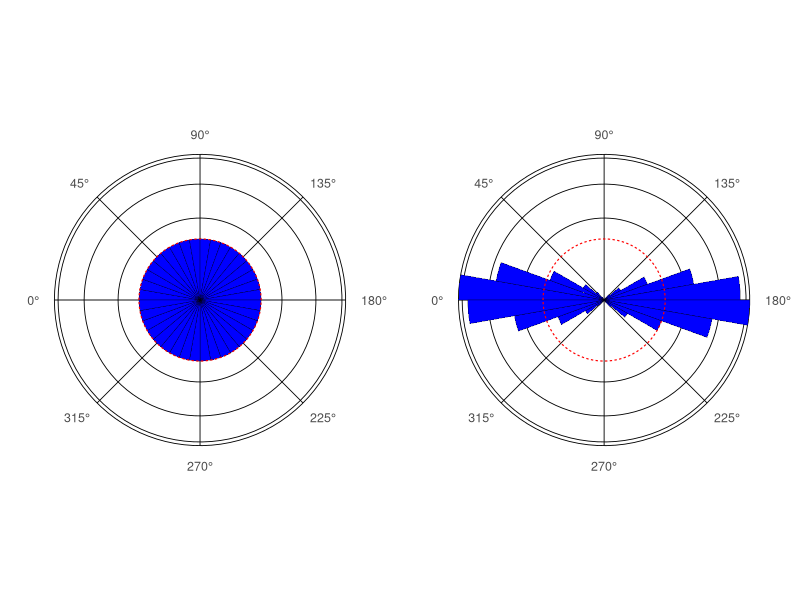

This chart was generated by the following R code:
# Hyphal tip orientation selection based on the model of Edelstein-Keshet & Ermentrout (1989)
# Tracks:
#  n(theta)   = density of tips in direction theta
#  rho(theta) = hyphal length in direction theta
# With branching angle (phi) <~16.8° anastomosis/removal of transverse tips outpaces branching and tips align

library(ggplot2) # For polar plot support

# Parameters (from Edelstein-Keshet & Ermentrout 1989 Fig. 4)
params <- list(
  alpha = 1.2,   # branch rate
  beta  = 5.0,   # anastomosis rate
  gamma = 0.2,   # death rate
  v     = 1.0    # growth rate
)

# Split orientation into N angles around circle
N      <- 180
theta  <- seq(0, 2 * pi, length.out = N + 1)
theta  <- theta[-length(theta)]
dtheta <- theta[2] - theta[1]

# Integration settings
t_end   <- 70
dt      <- 0.001
perturb <- 0.01 # 1% perturbation

# Collision kernel K(theta) proportional to |sin(theta)| (Eq. 17)
# Scaled so each row adds to 1 (Eq. 31b)
# Branches at right angles most likely to fuse
Kmat <- abs(sin(outer(theta, theta, "-")))
Kmat <- Kmat / sum(Kmat[1, ])

# Solve Eqs. 22a-b from a slightly perturbed equilibrium
run <- function(phi) {
  alpha <- params$alpha
  beta  <- params$beta
  gamma <- params$gamma
  v     <- params$v
  
  # Calculate equilibrium/uniform steady state (Eq. 22a-b with dn/dt = drho/dt = 0)
  rho_bar <- alpha / beta
  n_bar   <- gamma * alpha / (v * beta)
  
  shift <- as.integer(round(phi / dtheta)) %% N
  
  # Indices for n(theta - phi) and n(theta + phi)
  idx       <- seq_len(N)
  idx_minus <- ((idx - shift - 1) %% N) + 1
  idx_plus  <- ((idx + shift - 1) %% N) + 1
  
  rho <- rep(rho_bar, N)
  n   <- rep(n_bar, N) + perturb * n_bar * rnorm(N)
  
  for (step in seq_len(round(t_end / dt))) {
    # Branching: parent tip at theta disappears, two new tips at theta +/- phi (Eq. 12)
    branch_term <- alpha * (n[idx_minus] - n + n[idx_plus])
    
    # Anastomosis: tips fuse with branches weighted by kernel K (more likely when perpendicular)
    conv_rho    <- as.vector(Kmat %*% rho)
    cross_term  <- beta * n * conv_rho
    
    # Rate of change (Eqs. 22a-b)
    dn_dt   <- branch_term - cross_term
    drho_dt <- v * n - gamma * rho
    
    n   <- n   + dt * dn_dt
    rho <- rho + dt * drho_dt
    
    # Densities can't go negative
    n   <- pmax(n, 0)
    rho <- pmax(rho, 0)
  }
  n
}

# Run with small and large branching angles
phi_small <- 0.10
phi_large <- 0.40
set.seed(0)
results <- lapply(c(small = phi_small, large = phi_large), run)

# Bin tip densities for plot
bin_deg <- 10

bin_angles <- function(r) {
  theta_deg   <- theta * 180 / pi
  bin_breaks  <- seq(0, 360, by = bin_deg)
  bin_centers <- bin_breaks[-length(bin_breaks)] + bin_deg / 2
  bin_idx     <- cut(theta_deg, breaks = bin_breaks,
                     labels = FALSE, include.lowest = TRUE, right = FALSE)
  bin_idx     <- factor(bin_idx, levels = seq_along(bin_centers))
  binned_r    <- tapply(r, bin_idx, mean)
  data.frame(theta_deg = bin_centers, r = as.numeric(binned_r))
}

df <- do.call(rbind, Map(function(r, case) {
  d      <- bin_angles(r)
  d$r    <- 100 * d$r / sum(d$r, na.rm = TRUE)
  d$case <- case
  d
}, results, names(results)))

r_max    <- max(df$r, na.rm = TRUE)
uniform  <- 100 / (360 / bin_deg)   # expected % per bin if orientations were random
df$case  <- factor(df$case, levels = c("large", "small"))
y_breaks <- pretty(c(0, r_max), n = 4)
y_breaks <- c(y_breaks[y_breaks < r_max], r_max)

axis_deg <- seq(0, 315, by = 45)

# Small phi = alignment. Large phi = diffuse. Red dashed line = uniform distribution.
ggplot(df, aes(x = theta_deg, y = r)) +
  geom_col(width = bin_deg, fill = "blue",
           colour = "black", linewidth = 0.1) +
  geom_hline(yintercept = uniform, colour = "red",
             linetype = "22", linewidth = 0.4) +
  coord_radial(start = -pi / 2, expand = FALSE, clip = "off") +
  facet_wrap(~ case) +
  scale_x_continuous(
    limits = c(0, 360),
    breaks = axis_deg,
    labels = paste0(axis_deg, "°")
  ) +
  scale_y_sqrt(
    limits = c(0, r_max),
    breaks = y_breaks
  ) +
  theme_minimal(base_size = 12) +
  theme(
    strip.text       = element_blank(),
    axis.title       = element_blank(),
    axis.text.y      = element_blank(),
    axis.text.x      = element_text(size = 9, margin = margin(t = 8)),
    panel.grid.minor = element_blank(),
    panel.grid.major = element_line(linewidth = 0.3, colour = "black"),
    panel.spacing    = unit(2, "lines"),
    plot.margin      = margin(10, 10, 10, 10)
  )
